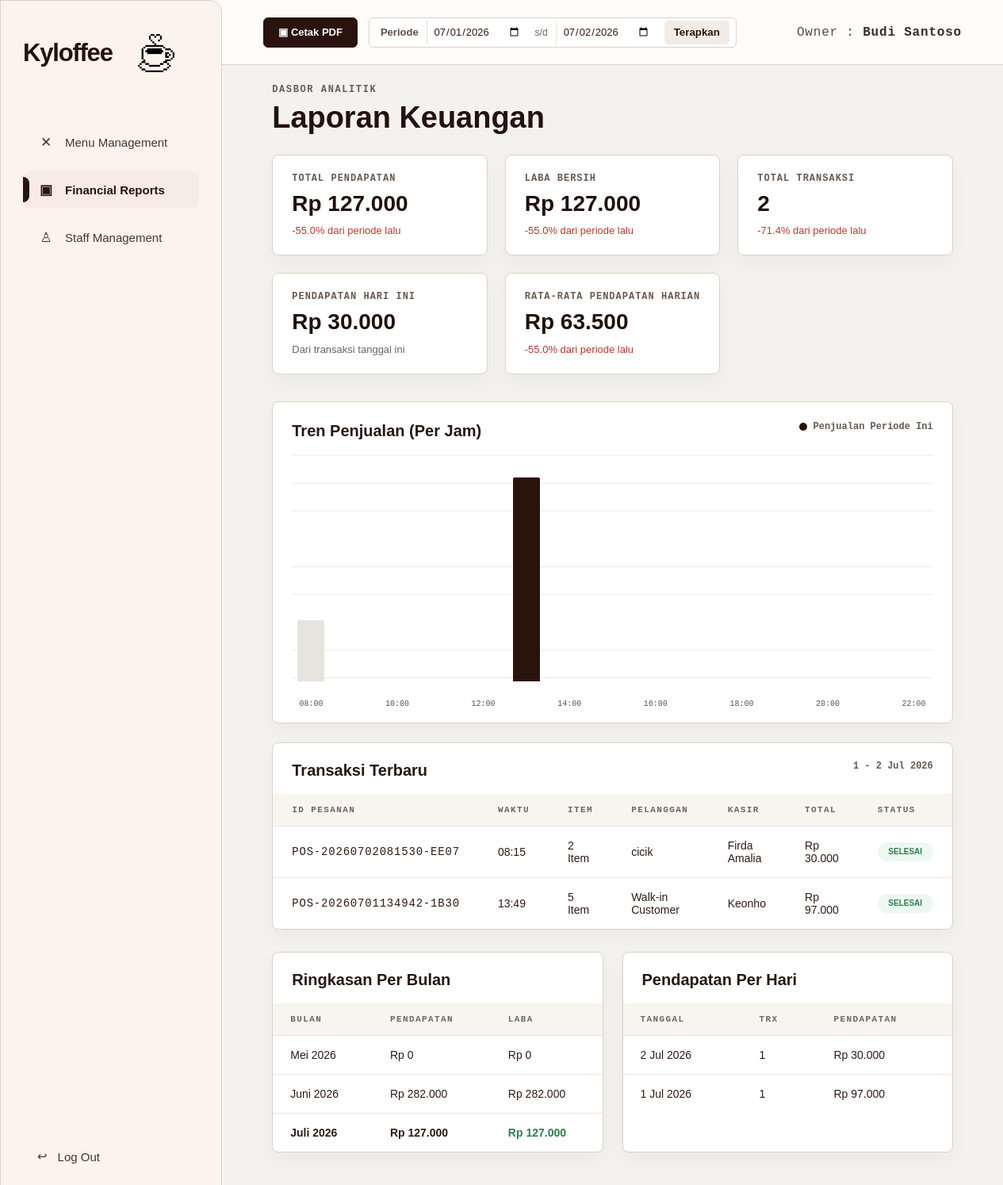
Page /owner/reports (signed in) on the committed database.
### tables this page shows
CREATE TABLE pos_transactions (
                id INTEGER PRIMARY KEY AUTOINCREMENT,
                order_code TEXT NOT NULL UNIQUE,
                transaction_date TEXT NOT NULL,
                transaction_time TEXT NOT NULL,
                customer_name TEXT DEFAULT 'Walk-in Customer',
                payment_method TEXT DEFAULT 'Tunai',
                subtotal_amount INTEGER NOT NULL DEFAULT 0,
                discount_amount INTEGER NOT NULL DEFAULT 0,
                tax_amount INTEGER NOT NULL DEFAULT 0,
                operational_cost INTEGER NOT NULL DEFAULT 0,
                total_amount INTEGER NOT NULL DEFAULT 0,
                item_count INTEGER NOT NULL DEFAULT 0,
                status TEXT NOT NULL DEFAULT 'Selesai',
                staff_id INTEGER,
                created_at TIMESTAMP DEFAULT CURRENT_TIMESTAMP
            );

CREATE TABLE users (
                id INTEGER PRIMARY KEY AUTOINCREMENT,
                full_name TEXT NOT NULL,
                email TEXT UNIQUE NOT NULL,
                password_hash TEXT NOT NULL,
                role TEXT NOT NULL,
                created_at TIMESTAMP DEFAULT CURRENT_TIMESTAMP
            , staff_phone TEXT, staff_position TEXT DEFAULT 'Staff', joined_date TEXT, staff_status TEXT DEFAULT 'Aktif', is_active INTEGER NOT NULL DEFAULT 1);

### app.py (the view)
@app.route("/owner/reports")
@owner_required
def owner_reports():
    return render_template(
        "owner_financial_reports.html",
        owner_name=get_owner_name(),
        active_page="reports",
        report=build_financial_report(request.args),
    )

### app.py (called while the page is built, shortened)
def get_db():
    global REMOTE_DB_FAILED
    if "db" not in g:
        should_try_mysql = DB_USE_MYSQL and not (REMOTE_DB_FAILED and DB_FALLBACK_SQLITE)
        sqlite_conn = sqlite3.connect(DATABASE)
        sqlite_conn.row_factory = sqlite3.Row
        g.db = DatabaseConnection(sqlite_conn, is_mysql=False)
    return g.db

def execute_script_commit(script):
    db = get_db()
    try:
        db.executescript(script)
        db.commit()
        app.logger.debug("DB script commit successful.")
    except Exception:
        db.rollback()
        app.logger.exception("DB schema change failed and rollback executed.")
        raise

def fetch_all_dict(cursor):
    rows = cursor.fetchall()
    if not rows:
        return []
    if isinstance(rows[0], dict):
        return rows
    columns = [col[0] for col in cursor.description]
    return [dict(zip(columns, row)) for row in rows]

def row_to_dict(row):
    if row is None:
        return {}
    if isinstance(row, dict):
        return row
    return dict(row)

def get_owner_name():
    return (
        session.get("full_name")
        or session.get("name")
        or session.get("username")
        or "Owner"
    )

def owner_required(view_func):
    @wraps(view_func)
    def wrapped_view(**kwargs):
        if not session.get("user_id"):
            flash("Silakan login terlebih dahulu.", "error")
            return redirect(url_for("login"))
        if session.get("role") != "owner":
            return redirect_for_role()
        return view_func(**kwargs)
    return wrapped_view

def format_report_datetime(value):
    return f"{format_short_date(value.date())} {value:%H:%M} WIB"

def format_currency(amount):
    return f"Rp {int(amount or 0):,}".replace(",", ".")

def format_short_date(value):
    month_names = ["Jan", "Feb", "Mar", "Apr", "Mei", "Jun", "Jul", "Agu", "Sep", "Okt", "Nov", "Des"]
    return f"{value.day} {month_names[value.month - 1]} {value.year}"

def format_month_name(value):
    month_names = [
        "Januari",
        "Februari",
        "Maret",
        "April",
        "Mei",
        "Juni",
        "Juli",
        "Agustus",
        "September",
        "Oktober",
        "November",
        "Desember",
    ]
    return f"{month_names[value.month - 1]} {value.year}"

def parse_report_date(value):
    if not value:
        return None
    try:
        return datetime.strptime(value, "%Y-%m-%d").date()
    except ValueError:
        return None

    def commit(self):
        return self.conn.commit()

### templates/owner_financial_reports.html (shortened to what this page needs)
<!DOCTYPE html>
<html lang="id">
<head>
    <link rel="stylesheet" href="{{ url_for('static', filename='css/owner_shell.css') }}">
    <link rel="stylesheet" href="{{ url_for('static', filename='css/owner_menu.css') }}">
</head>
<body>
    <div class="owner-page">
        {% include 'partials/owner_sidebar.html' %}
        <main class="owner-main">
            <header class="owner-topbar owner-topbar--spread">
                <div class="topbar-actions report-topbar-actions">
                    <a
                        href="{{ url_for('owner_reports_print', date_from=report.date_from, date_to=report.date_to) }}"
                        class="topbar-button topbar-button--dark"
                    >
                        &#9635; Cetak PDF
                    </a>
                    <form class="period-form" action="{{ url_for('owner_reports') }}" method="get">
                        <label for="date_from">Periode</label>
                        <input id="date_from" type="date" name="date_from" value="{{ report.date_from }}">
                        <span>s/d</span>
                        <input type="date" name="date_to" value="{{ report.date_to }}">
                        <button type="submit">Terapkan</button>
                    </form>
                </div>
                <div class="owner-identity">Owner : <strong>{{ owner_name }}</strong></div>
            </header>
            <section class="owner-content report-dashboard">
                <div class="report-heading-row report-heading-row--dashboard">
                    <div>
                        <p class="breadcrumb">DASBOR ANALITIK</p>
                        <h1>Laporan Keuangan</h1>
                    </div>
                </div>
                <section class="report-metric-grid" aria-label="Ringkasan laporan keuangan">
                    {% for item in report.dashboard_metrics %}
                        <article class="report-metric-card">
                            <span>{{ item.label }}</span>
                            <strong>{{ item.value }}</strong>
                            <small class="metric-trend metric-trend--{{ item.tone }}">{{ item.trend }}</small>
                        </article>
                    {% endfor %}
                </section>
                <section class="report-panel sales-chart-panel">
                    <div class="panel-heading">
                        <h2>Tren Penjualan (Per Jam)</h2>
                        <span><i></i> Penjualan Periode Ini</span>
                    </div>
                    <div class="sales-chart" aria-label="Grafik penjualan per jam">
                        {% for item in report.hourly_sales %}
                            <div class="sales-chart__slot">
                                <div
                                    class="sales-chart__bar {% if item.is_peak %}sales-chart__bar--peak{% endif %}"
                                    style="--bar-height: {{ item.height }}%;"
                                    title="{{ item.hour }} - {{ item.amount }}"
                                ></div>
                                <small class="{% if not item.label_visible %}is-muted-label{% endif %}">{{ item.hour }}</small>
                            </div>
                        {% endfor %}
                    </div>
                </section>
                <section class="report-panel report-table-panel">
                    <div class="panel-heading">
                        <h2>Transaksi Terbaru</h2>
                        <span>{{ report.period }}</span>
                    </div>
                    <div class="table-responsive">
                        <table class="report-data-table">
                            <thead>
                                <tr>
                                    <th>ID Pesanan</th>
                                    <th>Waktu</th>
                                    <th>Item</th>
                                    <th>Pelanggan</th>
                                    <th>Kasir</th>
                                    <th>Total</th>
                                    <th>Status</th>
                                </tr>
                            </thead>
                            <tbody>
                                {% if report.recent_transactions %}
                                    {% for trx in report.recent_transactions %}
                                        <tr>
                                            <td class="mono">{{ trx.id }}</td>
                                            <td>{{ trx.time }}</td>
                                            <td>{{ trx['items'] }} Item</td>
                                            <td>{{ trx.customer }}</td>
                                            <td>{{ trx.staff }}</td>
                                            <td>{{ trx.total }}</td>
                                            <td><span class="status-pill">{{ trx.status }}</span></td>
                                        </tr>
                                    {% endfor %}
                                {% else %}
                                    <tr>
                                        <td colspan="7" class="sheet-empty">Belum ada transaksi.</td>
                                    </tr>
                                {% endif %}
                            </tbody>
                        </table>
                    </div>
                </section>
                <section class="report-bottom-grid">
                    <article class="report-panel">
                        <div class="panel-heading">
                            <h2>Ringkasan Per Bulan</h2>
                        </div>
                        <div class="table-responsive">
                            <table class="mini-report-table">
                                <thead>
                                    <tr>
                                        <th>Bulan</th>
                                        <th>Pendapatan</th>
                                        <th>Laba</th>
                                    </tr>
                                </thead>
                                <tbody>
                                    {% for row in report.monthly_summary %}
                                        <tr class="{% if row.is_current %}is-current-row{% endif %}">
                                            <td>{{ row.month }}</td>
                                            <td>{{ row.income }}</td>
                                            <td>{{ row.profit }}</td>
                                        </tr>
                                    {% endfor %}
                                </tbody>
                            </table>
                        </div>
                    </article>
                    <article class="report-panel">
                        <div class="panel-heading">
                            <h2>Pendapatan Per Hari</h2>
                        </div>
                        <div class="table-responsive">
                            <table class="mini-report-table">
                                <thead>
                                    <tr>
                                        <th>Tanggal</th>
                                        <th>Trx</th>
                                        <th>Pendapatan</th>
                                    </tr>
                                </thead>
                                <tbody>
                                    {% if report.daily_income_rows %}
                                        {% for row in report.daily_income_rows %}
                                            <tr>
                                                <td>{{ row.date }}</td>
                                                <td>{{ row.transactions }}</td>
                                                <td>{{ row.income }}</td>
                                            </tr>
                                        {% endfor %}
                                    {% else %}
                                        <tr>
                                            <td colspan="3" class="sheet-empty">Belum ada pendapatan harian.</td>
                                        </tr>
                                    {% endif %}
                                </tbody>
                            </table>
                        </div>
                    </article>
                </section>
            </section>
        </main>
    </div>
</body>
</html>

### static/css/owner_shell.css (style rules this page uses)
:root { --kyloffee-brown: #2a130d; --kyloffee-brown-2: #3a2118; --kyloffee-cream: #fbf3ec; --kyloffee-soft: #faf8f5; --kyloffee-line: #ded1c8; --kyloffee-muted: #6f625c; --kyloffee-text: #24120c; --kyloffee-white: #ffffff; --kyloffee-danger: #b83a2f; --kyloffee-success: #2f7d4f; --sidebar-width: 280px; --topbar-height: 82px; }
* { box-sizing: border-box; }
html, body { min-height: 100%; }
body { margin: 0; background: #fbfaf8; color: var(--kyloffee-text); font-family: Arial, Helvetica, sans-serif; }
a { color: inherit; }
.owner-page { min-height: 100vh; display: flex; }
.owner-main { width: 100%; min-height: 100vh; margin-left: var(--sidebar-width); }
.owner-topbar { height: var(--topbar-height); display: flex; align-items: center; justify-content: flex-end; padding: 0 52px; background: rgba(255, 252, 249, 0.94); border-bottom: 1px solid var(--kyloffee-line); }
.owner-topbar--spread { justify-content: space-between; gap: 20px; }
.topbar-actions { display: flex; align-items: center; gap: 14px; }
.topbar-button { min-height: 38px; display: inline-flex; align-items: center; justify-content: center; gap: 9px; border-radius: 6px; border: 1px solid #ded1c8; padding: 0 18px; font: inherit; font-size: 13px; font-weight: 800; text-decoration: none; cursor: pointer; }
.topbar-button--dark { border-color: var(--kyloffee-brown); background: var(--kyloffee-brown); color: #fff; }
.owner-identity { font-family: "Courier New", monospace; font-size: 16px; letter-spacing: 0.8px; color: #5b4b45; white-space: nowrap; }
.owner-identity strong { color: #3b2b25; font-weight: 700; }
.owner-content { padding: 24px clamp(28px, 5vw, 72px) 64px; }
.breadcrumb { margin: 0 0 9px; font-family: "Courier New", monospace; font-size: 12px; font-weight: 700; letter-spacing: 1.6px; color: #665a54; }

### rows in the picture
pos_transactions: id "POS-20260702081530-EE07", time "08:15", items "2", customer "cicik", staff "Firda Amalia", total "Rp 30.000", status "SELESAI"
pos_transactions: id "POS-20260701134942-1B30", time "13:49", items "5", customer "Walk-in Customer", staff "Keonho", total "Rp 97.000", status "SELESAI"

### other values in the picture
{{ owner_name }} "Budi Santoso"
{{ item.label }} "TOTAL PENDAPATAN" "LABA BERSIH" "TOTAL TRANSAKSI" "PENDAPATAN HARI INI" "RATA-RATA PENDAPATAN HARIAN"
{{ item.value }} "Rp 127.000" "Rp 127.000" "2" "Rp 30.000" "Rp 63.500"
{{ item.trend }} "-55.0% dari periode lalu" "-55.0% dari periode lalu" "-71.4% dari periode lalu" "Dari transaksi tanggal ini" "-55.0% dari periode lalu"
{{ item.hour }} "08:00" "10:00" "12:00" "14:00" "16:00" "18:00" "20:00" "22:00"
{{ report.period }} "1 - 2 Jul 2026"
{{ row.month }} "Mei 2026" "Juni 2026" "Juli 2026"
{{ row.income }} "Rp 0" "Rp 282.000" "Rp 127.000"
{{ row.profit }} "Rp 0" "Rp 282.000" "Rp 127.000"
{{ row.date }} "2 Jul 2026" "1 Jul 2026"
{{ row.transactions }} "1" "1"
{{ row.income }} "Rp 30.000" "Rp 97.000"
